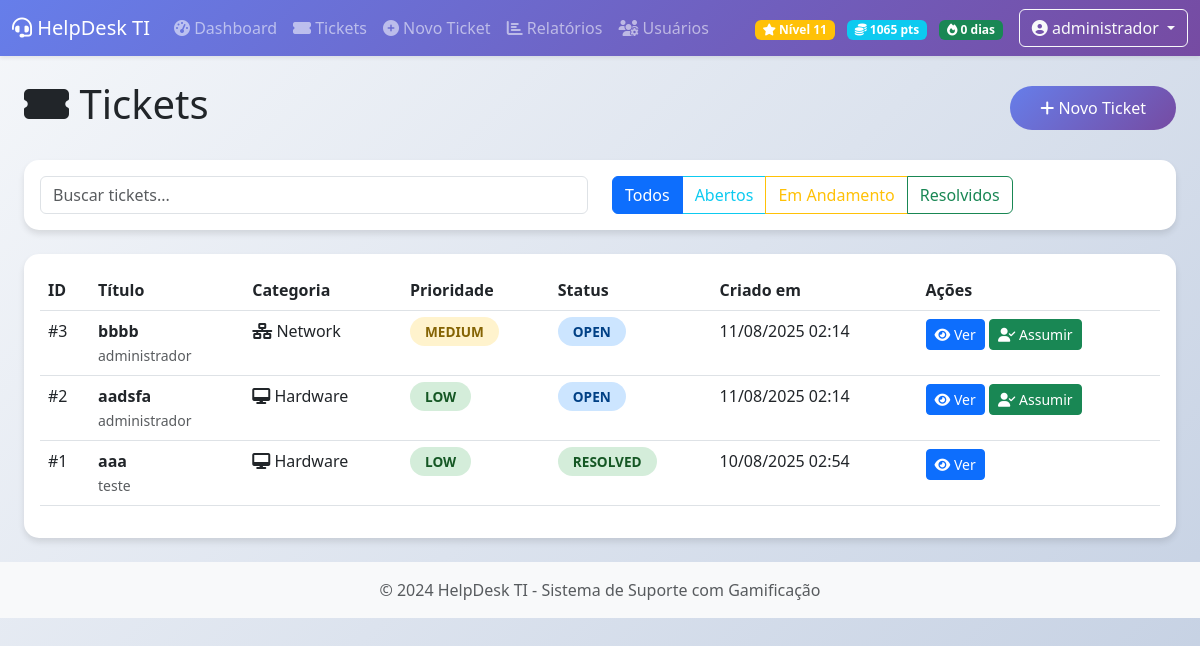
Screenshot of /tickets (signed in) with the database file from the repository.
### app.py (models this page shows, shortened)
class User(UserMixin, db.Model):
    id = db.Column(db.Integer, primary_key=True)
    username = db.Column(db.String(80), unique=True, nullable=False)
    email = db.Column(db.String(120), unique=True, nullable=False)
    password_hash = db.Column(db.String(200), nullable=False)
    full_name = db.Column(db.String(200), nullable=False)
    role = db.Column(db.String(50), default='user')  # user, technician, admin
    department = db.Column(db.String(100))
    created_at = db.Column(db.DateTime, default=datetime.utcnow)
    points = db.Column(db.Integer, default=0)
    level = db.Column(db.Integer, default=1)
    badges = db.Column(db.Text, default='[]')  # JSON array
    streak_days = db.Column(db.Integer, default=0)
    last_activity = db.Column(db.DateTime, default=datetime.utcnow)
    tickets_created = db.relationship('Ticket', foreign_keys='Ticket.user_id', backref='creator', lazy='dynamic')
    tickets_assigned = db.relationship('Ticket', foreign_keys='Ticket.assigned_to', backref='technician', lazy='dynamic')
    comments = db.relationship('Comment', backref='author', lazy='dynamic')

class Ticket(db.Model):
    id = db.Column(db.Integer, primary_key=True)
    title = db.Column(db.String(200), nullable=False)
    description = db.Column(db.Text, nullable=False)
    category = db.Column(db.String(50), nullable=False)
    priority = db.Column(db.String(20), nullable=False)
    status = db.Column(db.String(20), default='open')
    user_id = db.Column(db.Integer, db.ForeignKey('user.id'), nullable=False)
    assigned_to = db.Column(db.Integer, db.ForeignKey('user.id'))
    created_at = db.Column(db.DateTime, default=datetime.utcnow)
    updated_at = db.Column(db.DateTime, default=datetime.utcnow, onupdate=datetime.utcnow)
    resolved_at = db.Column(db.DateTime)
    resolution_time = db.Column(db.Integer)  # em minutos
    satisfaction_rating = db.Column(db.Integer)  # 1-5
    comments = db.relationship('Comment', backref='ticket', lazy='dynamic', cascade='all, delete-orphan')

### app.py (the view)
@app.route('/tickets')
@login_required
def tickets_list():
    page = request.args.get('page', 1, type=int)
    status_filter = request.args.get('status', 'all')
    query = Ticket.query
    if current_user.role not in ['technician', 'admin']:
        query = query.filter_by(user_id=current_user.id)
    if status_filter != 'all':
        query = query.filter_by(status=status_filter)
    tickets = query.order_by(Ticket.created_at.desc()).paginate(
        page=page, per_page=10, error_out=False
    )
    return render_template('tickets/list.html', tickets=tickets, status_filter=status_filter)

### app.py (called while the page is built)
@login_manager.user_loader
def load_user(user_id):
    return User.query.get(int(user_id))

@app.context_processor
def inject_globals():
    return {
        'priority_colors': {
            'low': 'success',
            'medium': 'warning',
            'high': 'danger',
            'critical': 'dark'
        },
        'status_colors': {
            'open': 'info',
            'in_progress': 'warning',
            'resolved': 'success',
            'closed': 'secondary'
        },
        'category_icons': {
            'hardware': 'fa-desktop',
            'software': 'fa-code',
            'network': 'fa-network-wired',
            'printer': 'fa-print',
            'email': 'fa-envelope',
            'access': 'fa-key',
            'other': 'fa-question-circle'
        }
    }

### templates/tickets/list.html (shortened to what this page needs)
{% extends "base.html" %}
{% block content %}
<div class="container-fluid">
    <div class="d-flex justify-content-between align-items-center mb-4">
        <h1><i class="fas fa-ticket-alt"></i> Tickets</h1>
        <a href="{{ url_for('new_ticket') }}" class="btn btn-gradient-primary">
            <i class="fas fa-plus"></i> Novo Ticket
        </a>
    </div>
    <div class="card mb-4">
        <div class="card-body">
            <div class="row">
                <div class="col-md-6">
                    <input type="text" class="form-control" placeholder="Buscar tickets..." onkeyup="searchTickets(this.value)">
                </div>
                <div class="col-md-6">
                    <div class="btn-group" role="group">
                        <a href="?status=all" class="btn btn-outline-primary {% if status_filter == 'all' %}active{% endif %}">Todos</a>
                        <a href="?status=open" class="btn btn-outline-info {% if status_filter == 'open' %}active{% endif %}">Abertos</a>
                        <a href="?status=in_progress" class="btn btn-outline-warning {% if status_filter == 'in_progress' %}active{% endif %}">Em Andamento</a>
                        <a href="?status=resolved" class="btn btn-outline-success {% if status_filter == 'resolved' %}active{% endif %}">Resolvidos</a>
                    </div>
                </div>
            </div>
        </div>
    </div>
    <div class="card">
        <div class="card-body">
            <div class="table-responsive">
                <table class="table table-hover">
                    <thead>
                        <tr>
                            <th>ID</th>
                            <th>Título</th>
                            <th>Categoria</th>
                            <th>Prioridade</th>
                            <th>Status</th>
                            <th>Criado em</th>
                            <th>Ações</th>
                        </tr>
                    </thead>
                    <tbody>
                        {% for ticket in tickets.items %}
                        <tr class="ticket-item">
                            <td>#{{ ticket.id }}</td>
                            <td>
                                <strong>{{ ticket.title }}</strong>
                                <br>
                                <small class="text-muted">{{ ticket.creator.full_name }}</small>
                            </td>
                            <td>
                                <i class="fas {{ category_icons[ticket.category] }}"></i>
                                {{ ticket.category|title }}
                            </td>
                            <td>
                                <span class="priority-label priority-{{ ticket.priority }}">
                                    {{ ticket.priority|upper }}
                                </span>
                            </td>
                            <td>
                                <span class="status-label status-{{ ticket.status }}">
                                    {{ ticket.status|replace('_', ' ')|upper }}
                                </span>
                            </td>
                            <td>{{ ticket.created_at.strftime('%d/%m/%Y %H:%M') }}</td>
                            <td>
                                <a href="{{ url_for('view_ticket', ticket_id=ticket.id) }}" class="btn btn-sm btn-primary">
                                    <i class="fas fa-eye"></i> Ver
                                </a>
                                {% if current_user.role in ['technician', 'admin'] and ticket.status == 'open' %}
                                <button onclick="assignTicket({{ ticket.id }})" class="btn btn-sm btn-success">
                                    <i class="fas fa-user-check"></i> Assumir
                                </button>
                                {% endif %}
                            </td>
                        </tr>
                        {% endfor %}
                    </tbody>
                </table>
            </div>
        </div>
    </div>
</div>
{% endblock %}

### templates/base.html (shortened to what this page needs)
<!DOCTYPE html>
<html lang="pt-BR">
<head>
    <link href="https://cdn.jsdelivr.net/npm/bootstrap@5.3.0/dist/css/bootstrap.min.css" rel="stylesheet">
    <link rel="stylesheet" href="https://cdnjs.cloudflare.com/ajax/libs/font-awesome/6.4.0/css/all.min.css">
    <link rel="stylesheet" href="{{ url_for('static', filename='css/style.css') }}">
</head>
<body>
    <nav class="navbar navbar-expand-lg navbar-dark bg-gradient-primary shadow-sm">
        <div class="container-fluid">
            <a class="navbar-brand" href="{{ url_for('dashboard') }}">
                <i class="fas fa-headset"></i> HelpDesk TI
            </a>
            {% if current_user.is_authenticated %}
            <div class="collapse navbar-collapse" id="navbarNav">
                <ul class="navbar-nav me-auto">
                    <li class="nav-item">
                        <a class="nav-link" href="{{ url_for('dashboard') }}">
                            <i class="fas fa-tachometer-alt"></i> Dashboard
                        </a>
                    </li>
                    <li class="nav-item">
                        <a class="nav-link" href="{{ url_for('tickets_list') }}">
                            <i class="fas fa-ticket-alt"></i> Tickets
                        </a>
                    </li>
                    <li class="nav-item">
                        <a class="nav-link" href="{{ url_for('new_ticket') }}">
                            <i class="fas fa-plus-circle"></i> Novo Ticket
                        </a>
                    </li>
                    {% if current_user.role in ['technician', 'admin'] %}
                    <li class="nav-item">
                        <a class="nav-link" href="{{ url_for('reports') }}">
                            <i class="fas fa-chart-bar"></i> Relatórios
                        </a>
                    </li>
                    {% endif %}
                    {% if current_user.role == 'admin' %}
                    <li class="nav-item">
                        <a class="nav-link" href="{{ url_for('admin_users') }}">
                            <i class="fas fa-users-cog"></i> Usuários
                        </a>
                    </li>
                    {% endif %}
                </ul>
                <div class="d-flex align-items-center">
                    <div class="me-3 text-white">
                        <span class="badge bg-warning me-2">
                            <i class="fas fa-star"></i> Nível {{ current_user.level or 1 }}
                        </span>
                        <span class="badge bg-info me-2">
                            <i class="fas fa-coins"></i> {{ current_user.points or 0 }} pts
                        </span>
                        <span class="badge bg-success">
                            <i class="fas fa-fire"></i> {{ current_user.streak_days or 0 }} dias
                        </span>
                    </div>
                    <div class="dropdown">
                        <button class="btn btn-outline-light dropdown-toggle" type="button" data-bs-toggle="dropdown">
                            <i class="fas fa-user-circle"></i> {{ current_user.full_name }}
                        </button>
                    </div>
                </div>
            </div>
            {% endif %}
        </div>
    </nav>
    <main class="container-fluid py-4">
        {% block content %}{% endblock %}
    </main>
    <footer class="footer mt-auto py-3 bg-light">
        <div class="container text-center">
            <span class="text-muted">© 2024 HelpDesk TI - Sistema de Suporte com Gamificação</span>
        </div>
    </footer>
</body>
</html>

### static/css/style.css (style rules this page uses)
:root { --primary-gradient: linear-gradient(135deg, #667eea 0%, #764ba2 100%); --success-gradient: linear-gradient(135deg, #84fab0 0%, #8fd3f4 100%); --danger-gradient: linear-gradient(135deg, #f093fb 0%, #f5576c 100%); --warning-gradient: linear-gradient(135deg, #fa709a 0%, #fee140 100%); --info-gradient: linear-gradient(135deg, #4facfe 0%, #00f2fe 100%); }
body { background: linear-gradient(135deg, #f5f7fa 0%, #c3cfe2 100%); min-height: 100vh; font-family: 'Segoe UI', Tahoma, Geneva, Verdana, sans-serif; }
.bg-gradient-primary { background: var(--primary-gradient); }
.card { border: none; border-radius: 15px; box-shadow: 0 4px 6px rgba(0, 0, 0, 0.1); transition: all 0.3s ease; background: white; }
.btn-gradient-primary { background: var(--primary-gradient); color: white; border: none; border-radius: 25px; padding: 10px 30px; transition: all 0.3s ease; }
.priority-label { padding: 5px 15px; border-radius: 20px; font-weight: bold; font-size: 0.85rem; }
.priority-low { background-color: #d4edda; color: #155724; }
.priority-medium { background-color: #fff3cd; color: #856404; }
.status-label { padding: 5px 15px; border-radius: 20px; font-weight: bold; font-size: 0.85rem; }
.status-open { background-color: #cce5ff; color: #004085; }
.status-resolved { background-color: #d4edda; color: #155724; }

### rows the page displays
User: level "11", points "1065", streak_days "0", full_name "administrador"
Ticket: id "3", title "bbbb", creator.full_name "administrador", category "Network", priority "MEDIUM", status "OPEN", created_at "11/08/2025 02:14"
Ticket: id "2", title "aadsfa", creator.full_name "administrador", category "Hardware", priority "LOW", status "OPEN", created_at "11/08/2025 02:14"
Ticket: id "1", title "aaa", creator.full_name "teste", category "Hardware", priority "LOW", status "RESOLVED", created_at "10/08/2025 02:54"
